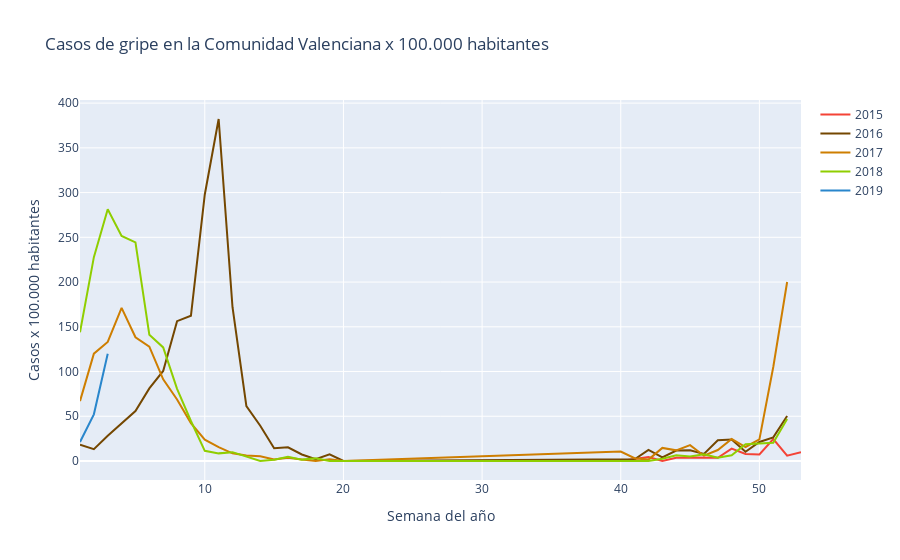

Here is the notebook cell this chart was saved with:
### Markdown cell above
##### Comunidad Valenciana

### Code cell
valencia_15 = go.Scatter(x= c_valenciana_2015['Semana'] , y= c_valenciana_2015['Valencia'] , name= '2015' , mode= 'lines' , marker= dict(color= '#f44336'))
valencia_16 = go.Scatter(x= c_valenciana_2016['Semana'] , y= c_valenciana_2016['Valencia'] , name= '2016' , mode= 'lines' , marker= dict(color= '#744700'))
valencia_17 = go.Scatter(x= c_valenciana_2017['Semana'] , y= c_valenciana_2017['Valencia'] , name= '2017' , mode= 'lines' , marker= dict(color= '#ce7e00'))
valencia_18 = go.Scatter(x= c_valenciana_2018['Semana'] , y= c_valenciana_2018['Valencia'] , name= '2018' , mode= 'lines' , marker= dict(color= '#8fce00'))
valencia_19 = go.Scatter(x= c_valenciana_2019['Semana'] , y= c_valenciana_2019['Valencia'] , name= '2019' , mode= 'lines' , marker= dict(color= '#2986cc'))

data = [valencia_15 , valencia_16 , valencia_17 , valencia_18 , valencia_19]
layout = dict(title= 'Casos de gripe en la Comunidad Valenciana x 100.000 habitantes' , xaxis=dict(title= 'Semana del año') , yaxis= dict(title= 'Casos x 100.000 habitantes'))

fig_valencia = go.Figure(data= data , layout= layout)

iplot(fig_valencia)

### Figure 1 — Plotly figure (JSON) as saved in the notebook; plotly's stock layout.template omitted (floating-point values rounded to 4 significant figures)
{"data": [{"marker": {"color": "#f44336"}, "mode": "lines", "name": "2015", "type": "scatter", "x": [40, 41, 42, 43, 44, 45, 46, 47, 48, 49, 50, 51, 52, 53], "y": [0, 2.55, 4.32, 0, 3.52, 3.86, 3.95, 3.62, 13.8, 7.93, 7.36, 24.5, 6.01, 9.89]}, {"marker": {"color": "#744700"}, "mode": "lines", "name": "2016", "type": "scatter", "x": [1, 2, 3, 4, 5, 6, 7, 8, 9, 10, 11, 12, 13, 14, 15, 16, 17, 18, 19, 20, 40, 41, 42, 43, 44, 45, 46, 47, 48, 49, 50, 51, 52], "y": [18.11, 13.29, 28.26, 41.56, 55.84, 81.18, 100.7, 156.3, 162.3, 297.9, 382.2, 171.9, 61.41, 39.37, 14.3, 15.33, 7.25, 1.89, 7.57, 0, 2.25, 1.85, 12.48, 4.11, 11.7, 11.98, 7.86, 23.13, 24.03, 10.25, 21.22, 26.39, 50.38]}, {"marker": {"color": "#ce7e00"}, "mode": "lines", "name": "2017", "type": "scatter", "x": [1, 2, 3, 4, 5, 6, 7, 8, 9, 10, 11, 12, 13, 14, 15, 16, 17, 18, 19, 20, 40, 41, 42, 43, 44, 45, 46, 47, 48, 49, 50, 51, 52], "y": [66.93, 120.0, 133.1, 171.2, 138.3, 127.8, 91.28, 68.69, 42.34, 23.82, 15.57, 8.56, 6.09, 5.24, 1.74, 3.73, 1.68, 0, 1.9, 0, 10.63, 3.09, 1.58, 14.62, 11.9, 17.68, 5.91, 12.27, 24.51, 15.65, 24.19, 105.0, 200.1]}, {"marker": {"color": "#8fce00"}, "mode": "lines", "name": "2018", "type": "scatter", "x": [1, 2, 3, 4, 5, 6, 7, 8, 9, 10, 11, 12, 14, 15, 16, 17, 18, 19, 20, 40, 41, 42, 43, 44, 45, 46, 47, 48, 49, 51, 52], "y": [143.8, 227.8, 281.3, 251.5, 244.3, 141.2, 127.0, 80.66, 44.7, 11.38, 8.53, 9.87, 0, 1.51, 4.59, 1.54, 2.96, 0, 0, 0, 0, 0, 2.58, 6.43, 5.07, 7.65, 3.66, 6.44, 18.79, 20.32, 47.05]}, {"marker": {"color": "#2986cc"}, "mode": "lines", "name": "2019", "type": "scatter", "x": [1, 2, 3], "y": [21.12, 52.15, 119.9]}], "layout": {"title": {"text": "Casos de gripe en la Comunidad Valenciana x 100.000 habitantes"}, "xaxis": {"title": {"text": "Semana del año"}}, "yaxis": {"title": {"text": "Casos x 100.000 habitantes"}}}}
